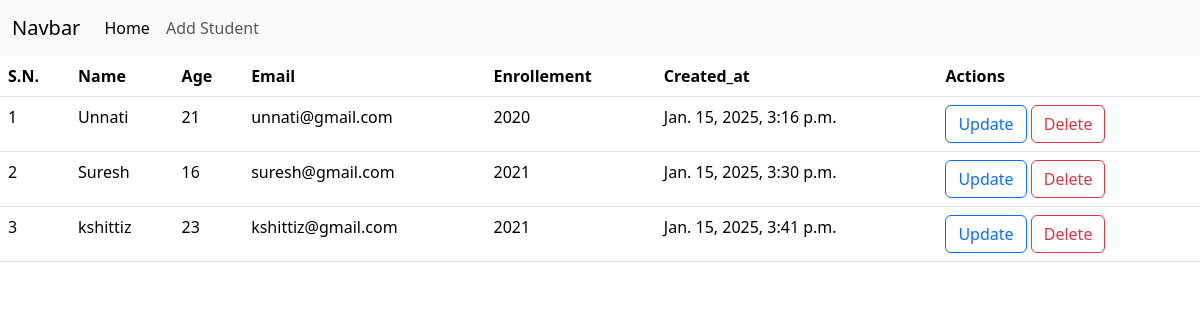
The page / on the database its author committed.
### main/models.py (models this page shows, shortened)
class Student(models.Model):
  name = models.CharField(max_length=200)
  age = models.IntegerField()
  email = models.EmailField()
  enrollement = models.CharField(max_length=200)
  created_at = models.DateTimeField(default=now)

### main/views.py (the view)
# urls.py: path('', home , name='home'),
def home(request):
  students = Student.objects.all()
  context = {'students':students}
  return render(request, 'main/index.html', context)

### main/templates/main/index.html (shortened to what this page needs)
{% extends 'main/base.html' %}
{% block content %}
<table class="table">
  <thead>
    <tr>
      <th scope="col">S.N.</th>
      <th scope="col">Name</th>
      <th scope="col">Age</th>
      <th scope="col">Email</th>
      <th scope="col">Enrollement</th>
      <th scope="col">Created_at</th>
      <th scope="col">Actions</th>
    </tr>
  </thead>
  <tbody>
    {% for stu in students %}
    <tr>
      <td scope="row">{{ forloop.counter }}</td>
      <td>{{ stu.name }}</td>
      <td>{{ stu.age }}</td>
      <td>{{ stu.email }}</td>
      <td>{{ stu.enrollement }}</td>
      <td>{{ stu.created_at }}</td>
      <td>
        <a href='{% url "update" stu.id %}' class="btn btn-outline-primary"
          >Update
        </a>
        <form
          method="POST"
          action="{% url 'delete' stu.id %}"
          style="display: inline"
        >
          <button
            type="submit"
            class="btn btn-outline-danger"
            onclick="return confirm('Are you sure you want to delete this student?');"
          >
            Delete
          </button>
        </form>
      </td>
    </tr>
    {% endfor %}
  </tbody>
</table>
{% endblock content %}

### main/templates/main/base.html (shortened to what this page needs)
<!DOCTYPE html>
<html lang="en">
  <head>
    <link
      href="https://cdn.jsdelivr.net/npm/bootstrap@5.3.3/dist/css/bootstrap.min.css"
      rel="stylesheet"
    />
  </head>
  <body>
    {% include 'main/navbar.html' %}
    {% block content %} {% endblock content %}
  </body>
</html>

### main/templates/main/navbar.html (shortened to what this page needs)
<nav class="navbar navbar-expand-lg bg-body-tertiary">
  <div class="container-fluid">
    <a class="navbar-brand" href="#">Navbar</a>
    <div class="collapse navbar-collapse" id="navbarSupportedContent">
      <ul class="navbar-nav me-auto mb-2 mb-lg-0">
        <li class="nav-item">
          <a
            class="nav-link active"
            aria-current="page"
            href="{% url 'home' %}"
          >
            Home
          </a>
        </li>
        <li class="nav-item">
          <a class="nav-link" href="{% url 'add' %}">Add Student</a>
        </li>
      </ul>
    </div>
  </div>
</nav>

### rows shown on the page
Student: name "Unnati", age "21", email "unnati@gmail.com", enrollement "2020", created_at "Jan. 15, 2025, 3:16 p.m."
Student: name "Suresh", age "16", email "suresh@gmail.com", enrollement "2021", created_at "Jan. 15, 2025, 3:30 p.m."
Student: name "kshittiz", age "23", email "kshittiz@gmail.com", enrollement "2021", created_at "Jan. 15, 2025, 3:41 p.m."
